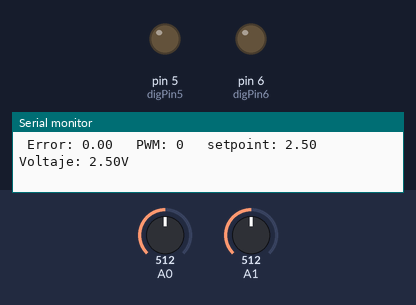
Bench run of a sketch on a simulated Arduino Uno, built with avr-gcc and run on an emulated ATmega328P. On the bench: output pins drawn as LEDs (lit = HIGH), the last lines printed to the serial monitor. Inputs (shaded band) come from the test bench; at power-on: A0 = 512, A1 = 512.

Above: at 1.2 s.
1.3 s: A0 set to 716
At 1.7 s:
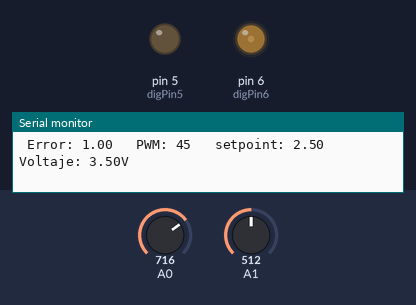
2.8 s: A1 set to 306
At 3.9 s:
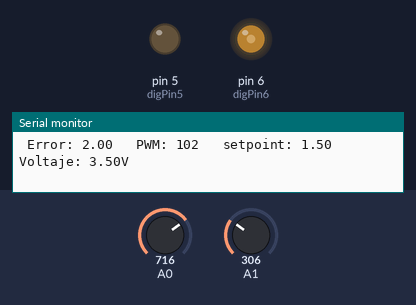
4.3 s: A0 set to 900
At 4.7 s:
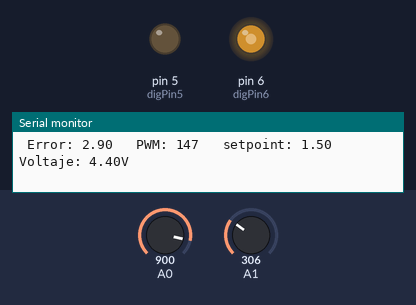
5.8 s: A1 set to 122
At 6.7 s:
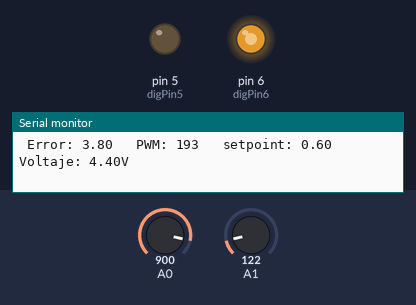
7.3 s: A0 set to 0
At 8.5 s:
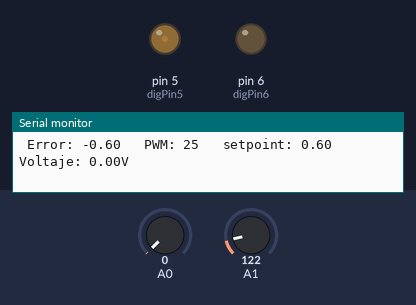
8.8 s: A1 set to 511
At 9.5 s:
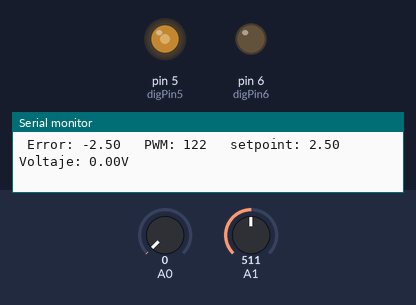
Timing chart, 0 to 11.3 s (numbered marks = the images above; inputs shaded):
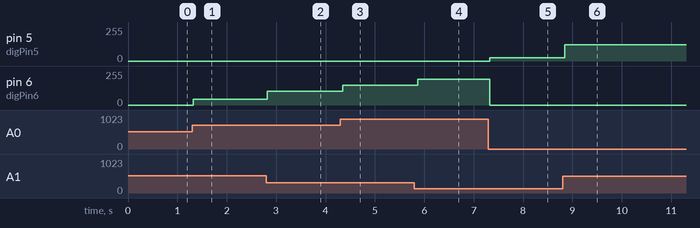

Measured:
- after the input at 1.3 s, pin 6 (digPin6): 0/255 → 45/255 at once
- after the input at 2.8 s, pin 6 (digPin6): 45/255 → 102/255 at once
- after the input at 4.3 s, pin 6 (digPin6): 102/255 → 147/255 at once
- after the input at 5.8 s, pin 6 (digPin6): 147/255 → 193/255 after 0.07 s
- after the input at 7.3 s, pin 5 (digPin5): 0/255 → 25/255 at once; pin 6 (digPin6): 193/255 → 0/255 at once
- after the input at 8.8 s, pin 5 (digPin5): 25/255 → 122/255 after 0.05 s

The sketch:

Controlador_PWM_check.ino
```cpp
unsigned int Ts=20000; // Periodo de muestreo [us]
unsigned int t, t0;
int valor = 0,valor2=0;      // Variable donde almacenaremos el valor del potenciómetro
float voltaje = 0;  // Variable para almacenar el voltaje
int digPin5 = 5; // pin digital 5
int digPin6 = 6; // pin digital 6
int pot2;
float error, voltajeinicial,setpoint,k=1,error2;
int PWM;
//----------------------------------------------------------------------------------------

void setup() {
  // put your setup code here, to run once:
  pinMode(digPin5, OUTPUT);     // pin en modo salida
  pinMode(digPin6, OUTPUT);     // pin en modo salida
  analogWrite(digPin5, 0);
  analogWrite(digPin6, 0);
  Serial.begin(9600);
  t0=micros();

  valor2 = analogRead(A0);           // Leemos del pin A0 valor
  voltajeinicial = (valor2*5.00/1023.00);   // Calculamos el voltaje
}
//----------------------------------------------------------------------------------------

void loop() {
  // put your main code here, to run repeatedly:
  t=micros();

  if(t - t0 >= Ts){

   Planta();
  // printSerial();
    t0 = t;
  }

}

//----------------------------------------------------------------------------------------
//Funciones
void printSerial(){
  Serial.print("Ts: ");
  //Serial.print((t-t0)/1000);
  Serial.println(" [ms]");
}

//----------------------------------------------------------------------------------------

void Planta(){
   pot2= analogRead(A1);
   setpoint=(pot2*5.00/1023.00);

    valor = analogRead(A0);           // Leemos del pin A0 valor
    voltaje = (valor*5.00/1023.00);   // Calculamos el voltaje
    Serial.print("    Voltaje: ");
    Serial.print(voltaje);
    Serial.println("V");
    //delay(100);

   error=-(setpoint - voltaje);
   error2=abs(error)*k;
   PWM=map(10*error2,0,50,0,255);

   if (PWM>=255){
    PWM=255;
   }

        if (error>0){
        analogWrite(digPin6, PWM); // asigna el valor HIGH al pin
        analogWrite(digPin5, 0); // asigna el valor LOW al pin
        //delay(100);
        }

        if (error<0){
        analogWrite(digPin5, PWM); // asigna el valor HIGH al pin
        analogWrite(digPin6, 0); // asigna el valor LOW al pin
        //delay(100);
        }

        if (error==0){
        analogWrite(digPin5, 0); // asigna el valor HIGH al pin
        analogWrite(digPin6, 0); // asigna el valor LOW al pin
        //delay(100);
        }
   Serial.print("\n Error: ");
  Serial.print(error);

     Serial.print("   PWM: ");
  Serial.print(PWM);

  Serial.print("   setpoint: ");
  Serial.print(setpoint);
}
```
